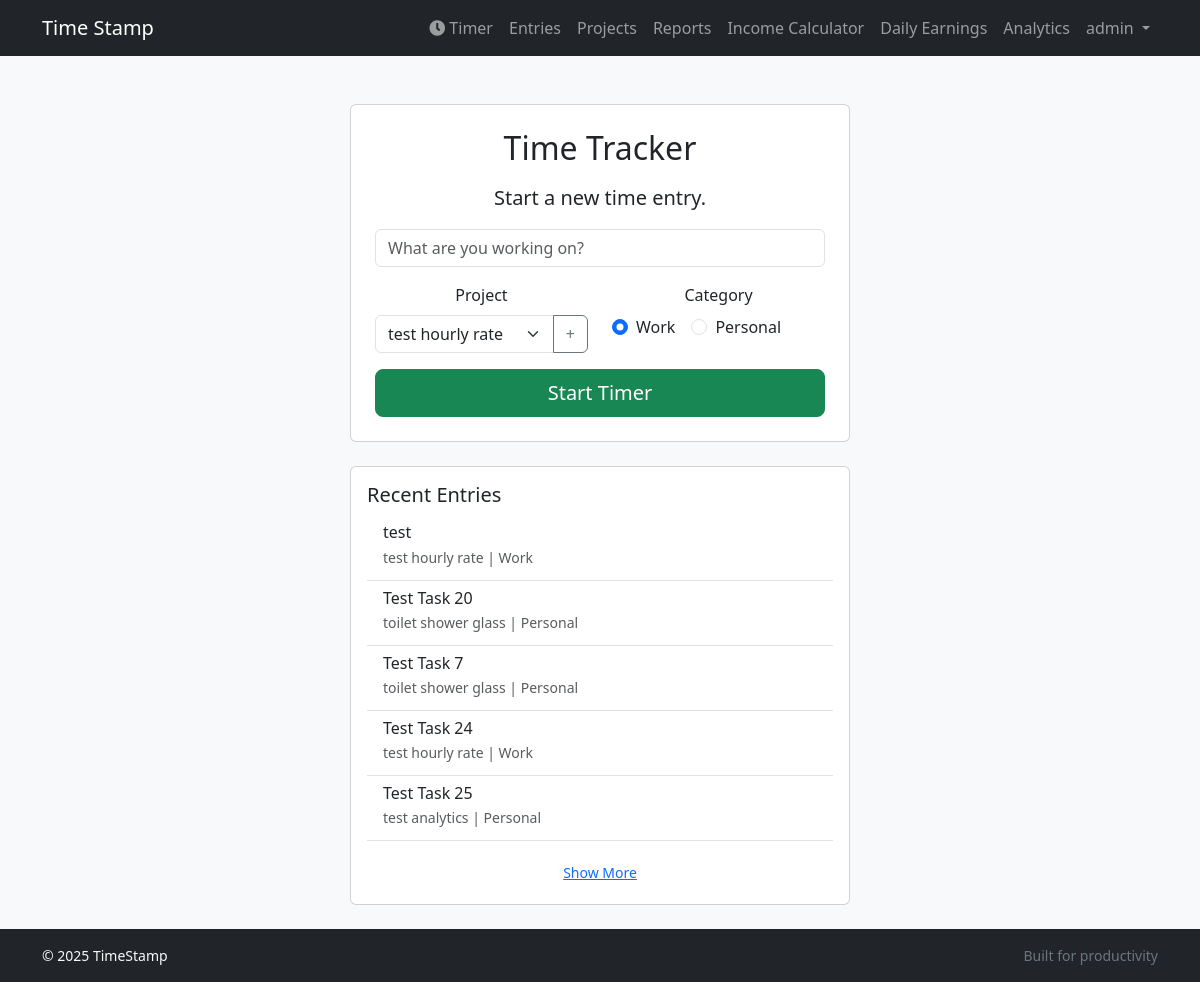
The app's page / (signed in) with its own data.
### tracker/models.py (models this page shows, shortened)
class TimeEntry(models.Model):
    user = models.ForeignKey(settings.AUTH_USER_MODEL, on_delete=models.CASCADE)
    project = models.ForeignKey(Project, on_delete=models.CASCADE, null=True, blank=True, related_name='time_entries')
    title = models.CharField(max_length=200)
    description = models.TextField(blank=True)
    notes = models.TextField(blank=True)
    start_time = models.DateTimeField()
    end_time = models.DateTimeField(null=True, blank=True)
    is_archived = models.BooleanField(default=False)
    category = models.CharField(max_length=10, choices=CATEGORY_CHOICES, default='work')
    is_paused = models.BooleanField(default=False)
    last_pause_time = models.DateTimeField(null=True, blank=True)
    paused_duration = models.DurationField(default=timedelta(0))
    class Meta:
        ordering = ['-start_time']

class Project(models.Model):
    user = models.ForeignKey(User, on_delete=models.CASCADE, related_name='projects')
    name = models.CharField(max_length=100)
    description = models.TextField(blank=True)
    category = models.CharField(max_length=10, choices=CATEGORY_CHOICES, default='work')
    is_archived = models.BooleanField(default=False)
    hourly_rate = models.DecimalField(max_digits=8, decimal_places=2, default=0.00)

### tracker/views.py (the view)
# urls.py: path('', views.HomePageView.as_view(), name='home'),
class HomePageView(View):
    def get(self, request, *args, **kwargs):
        if request.user.is_authenticated:
            active_entry = TimeEntry.objects.filter(user=request.user, end_time__isnull=True).first()
            projects = Project.objects.filter(user=request.user)
            recent_entries = TimeEntry.objects.filter(
                user=request.user,
                end_time__isnull=False
            ).order_by('-start_time')[:10]
            latest_work_entry = TimeEntry.objects.filter(user=request.user, category='work', project__isnull=False).order_by('-start_time').first()
            latest_personal_entry = TimeEntry.objects.filter(user=request.user, category='personal', project__isnull=False).order_by('-start_time').first()
            context = {
                'active_entry': active_entry,
                'projects': projects,
                'recent_entries': recent_entries,
                'latest_work_project_id': latest_work_entry.project.id if latest_work_entry else None,
                'latest_personal_project_id': latest_personal_entry.project.id if latest_personal_entry else None,
                'new_project_id': request.GET.get('new_project_id'),
                'new_category': request.GET.get('new_category'),
            }
            return render(request, 'home.html', context)
        else:
            return render(request, 'tracker/landing.html')

### templates/home.html (shortened to what this page needs)
{% extends "base.html" %}
{% block content %}
{% if user.is_authenticated %}
    <div class="text-center">
        <div class="card mx-auto" style="max-width: 500px;">
            <div class="card-body p-4">
                <h2 class="card-title mb-3">Time Tracker</h2>
                {% if active_entry %}
                    <p class="lead">Timer is running for: <strong>{{ active_entry.title }}</strong></p>
                    <p class="text-muted">Project: {{ active_entry.project.name|default:"None" }} | Category: {{ active_entry.get_category_display }}</p>
                    <h1 id="timer" class="display-4 my-3"
                        data-starttime="{{ active_entry.start_time.isoformat }}"
                        data-is-paused="{{ active_entry.is_paused|yesno:'true,false' }}"
                        data-paused-duration="{{ active_entry.paused_duration.total_seconds }}"
                        data-last-pause-time="{{ active_entry.last_pause_time.isoformat|default:'' }}">00:00:00</h1>
                    <div class="d-grid gap-2 d-sm-flex justify-content-sm-center">
                        {% if active_entry.is_paused %}
                            <form action="{% url 'tracker:resume_timer' %}" method="post" class="flex-fill">
                                {% csrf_token %}
                                <button type="submit" class="btn btn-success btn-lg w-100">Resume</button>
                            </form>
                        {% else %}
                            <form action="{% url 'tracker:pause_timer' %}" method="post" class="flex-fill">
                                {% csrf_token %}
                                <button type="submit" class="btn btn-warning btn-lg w-100">Pause</button>
                            </form>
                        {% endif %}
                        <form action="{% url 'tracker:stop_timer' %}" method="post" class="flex-fill">
                            {% csrf_token %}
                            <button type="submit" class="btn btn-danger btn-lg w-100">Stop Timer</button>
                        </form>
                    </div>
                {% else %}
                    <p class="lead">Start a new time entry.</p>
                    <form action="{% url 'tracker:start_timer' %}" method="post">
                        <div class="mb-3">
                            <input type="text" name="title" class="form-control" placeholder="What are you working on?" required>
                        </div>
                        <div class="row">
                            <div class="col-md-6 mb-3">
                                <label for="project" class="form-label">Project</label>
                                <div class="input-group">
                                    <select name="project" id="project" class="form-select"
                                            data-latest-work-project="{{ latest_work_project_id|default:'' }}"
                                            data-latest-personal-project="{{ latest_personal_project_id|default:'' }}"
                                            data-new-project-id="{{ new_project_id|default:'' }}">
                                        {% for project in projects %}
                                        <option value="{{ project.pk }}" data-category="{{ project.category }}">{{ project.name }}</option>
                                        {% endfor %}
                                    </select>
                                    <a href="{% url 'tracker:project_create' %}?next={{ request.path }}" class="btn btn-outline-secondary" role="button">+</a>
                                </div>
                            </div>
                            <div class="col-md-6 mb-3">
                                <label class="form-label">Category</label>
                                <div class="d-flex">
                                    <div class="form-check form-check-inline">
                                        <input class="form-check-input" type="radio" name="category" id="category_work" value="work" {% if new_category == 'work' or not new_category %}checked{% endif %}>
                                        <label class="form-check-label" for="category_work">Work</label>
                                    </div>
                                    <div class="form-check form-check-inline">
                                        <input class="form-check-input" type="radio" name="category" id="category_personal" value="personal" {% if new_category == 'personal' %}checked{% endif %}>
                                        <label class="form-check-label" for="category_personal">Personal</label>
                                    </div>
                                </div>
                            </div>
                        </div>
                        <button type="submit" class="btn btn-success btn-lg w-100">Start Timer</button>
                    </form>
                {% endif %}
            </div>
        </div>
    </div>
    {% if recent_entries %}
    <div class="card mx-auto mt-4" style="max-width: 500px;">
        <div class="card-body">
            <h5 class="card-title">Recent Entries</h5>
            <ul class="list-group list-group-flush" id="recent-entries-list">
                {% for entry in recent_entries %}
                <li class="list-group-item recent-entry" {% if forloop.counter > 5 %}style="display: none;"{% endif %}>
                    <div class="d-flex w-100 justify-content-between">
                        <h6 class="mb-1">{{ entry.title }}</h6>
                    </div>
                    <p class="mb-1 text-muted small">
                        {{ entry.project.name|default:"No Project" }} | {{ entry.get_category_display }}
                    </p>
                </li>
                {% endfor %}
            </ul>
            {% if recent_entries|length > 5 %}
            <div class="text-center mt-3">
                <button class="btn btn-link btn-sm" id="show-more-btn">Show More</button>
            </div>
            {% endif %}
        </div>
    </div>
    {% endif %}
{% endif %}
{% endblock %}

### templates/base.html (shortened to what this page needs)
{% load static %}
<!DOCTYPE html>
<html lang="en" class="h-100">
<head>
    <link href="https://cdn.jsdelivr.net/npm/bootstrap@5.3.2/dist/css/bootstrap.min.css" rel="stylesheet"
>
    <link rel="stylesheet" href="https://cdnjs.cloudflare.com/ajax/libs/font-awesome/5.15.4/css/all.min.css">
    <link rel="stylesheet" href="{% static 'css/style.css' %}">
</head>
<body class="d-flex flex-column h-100">
<nav class="navbar navbar-expand-lg navbar-dark bg-dark mb-4">
    <div class="container">
        <a class="navbar-brand me-auto" href="{% url 'tracker:home' %}">Time Stamp</a>
        <div class="collapse navbar-collapse" id="navbarNav">
            <ul class="navbar-nav ms-auto">
                {% if user.is_authenticated %}
                    <li class="nav-item d-none d-lg-block">
                        <a class="nav-link" href="{% url 'tracker:home' %}"><i class="fas fa-clock me-1"></i>Timer</a>
                    </li>
                    <li class="nav-item">
                        <a class="nav-link" href="{% url 'tracker:entry_list' %}">Entries</a>
                    </li>
                    <li class="nav-item">
                        <a class="nav-link" href="{% url 'tracker:project_list' %}">Projects</a>
                    </li>
                    <li class="nav-item">
                        <a class="nav-link" href="{% url 'tracker:reports' %}">Reports</a>
                    </li>
                    <li class="nav-item">
                        <a class="nav-link" href="{% url 'tracker:income_calculator' %}">Income Calculator</a>
                    </li>
                    <li class="nav-item">
                        <a class="nav-link" href="{% url 'tracker:daily_earnings_tracker' %}">Daily Earnings</a>
                    </li>
                    <li class="nav-item">
                        <a class="nav-link" href="{% url 'tracker:analytics' %}">Analytics</a>
                    </li>
                    <li class="nav-item dropdown">
                        <a class="nav-link dropdown-toggle" href="#" id="navbarDropdown" role="button" data-bs-toggle="dropdown" aria-expanded="false">
                            {{ user.username }}
                        </a>
                    </li>
                {% endif %}
            </ul>
        </div>
    </div>
</nav>
<main class="container py-4 flex-grow-1">
    {% block content %}{% endblock %}
</main>
<footer class="bg-dark text-light py-3 mt-auto">
  <div class="container small d-flex flex-column flex-md-row justify-content-between">
      <div>&copy; {% now "Y" %} TimeStamp</div>
      <div>
          <span class="text-secondary">Built for productivity</span>
      </div>
  </div>
</footer>
</body>
</html>

### static/css/style.css (style rules this page uses)
body { background-color: #f8f9fa; }

### records on screen
TimeEntry: title "test", project.name "test hourly rate", category "Work"
TimeEntry: title "Test Task 20", project.name "toilet shower glass", category "Personal"
TimeEntry: title "Test Task 7", project.name "toilet shower glass", category "Personal"
TimeEntry: title "Test Task 24", project.name "test hourly rate", category "Work"
TimeEntry: title "Test Task 25", project.name "test analytics", category "Personal"

### other values on screen
{{ user.username }} "admin"
form field project "test hourly rate"
